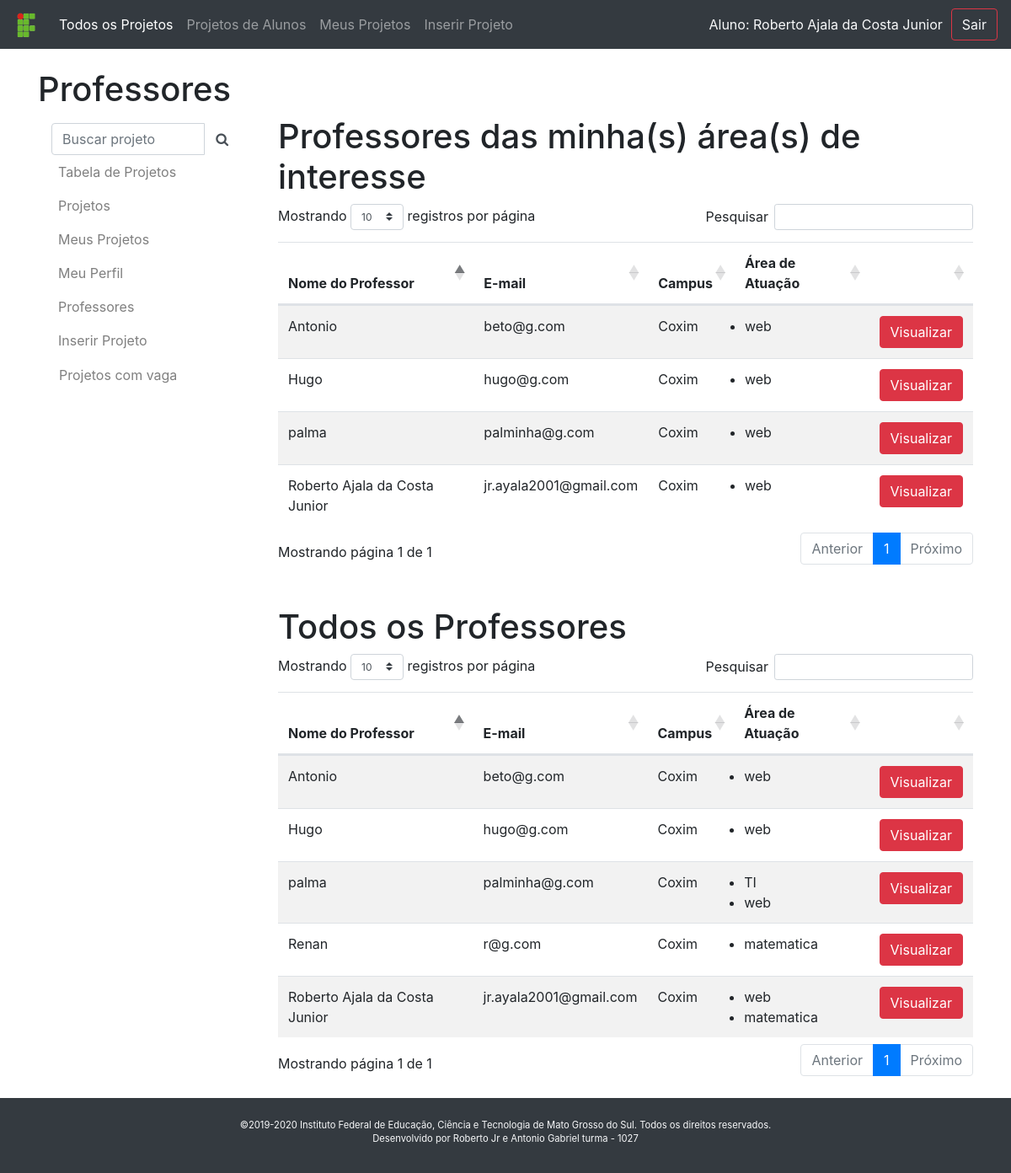
The page /views/alunos_professores.php (signed in) on the database its author committed.
### tables this page shows
CREATE TABLE `professor` (
  `idProf` int(11) NOT NULL,
  `idLogin` int(11) NOT NULL,
  `nomeProf` varchar(255) DEFAULT NULL,
  `cpfProf` varchar(14) DEFAULT NULL,
  `idCampus` int(11) DEFAULT NULL,
  `siap` varchar(255) DEFAULT NULL,
  `telefone` varchar(15) DEFAULT NULL,
  `privilegios` int(11) DEFAULT NULL
);

CREATE TABLE `campus` (
  `idCampus` int(11) NOT NULL,
  `nomeCampus` varchar(255) DEFAULT NULL
);

CREATE TABLE `areaatuaprofessor` (
  `id` int(11) NOT NULL,
  `idProf` int(11) NOT NULL,
  `idArea` int(11) NOT NULL
);

CREATE TABLE `areainteresse` (
  `idArea` int(11) NOT NULL,
  `nomeArea` varchar(255) DEFAULT NULL
);

### views/alunos_professores.php (the view, shortened to what this page needs)
<!DOCTYPE html>
<html lang="pt-br">
<head>
    <?php
    require_once('navbar/navbar.php');
    require_once('../bd/conexao.php');
    if(($_SESSION["tipoLogin"]=="Professor" && !isset($_POST['Professor'])) || (isset($_POST['Aluno']) && isset($_SESSION['ADMIN']))){
        $titulo = "Alunos";
        $sql = "SELECT aluno.idAluno, aluno.nomeAluno, curso.nomeCurso, aluno.turma, login.email
        FROM aluno INNER JOIN curso ON curso.idCurso = aluno.idCurso INNER JOIN login ON
        aluno.idLogin = login.id";
        $resultadoSQL= mysqli_query($conexao, $sql);
        $vetorUmRegistroAluno = mysqli_fetch_assoc($resultadoSQL);
        $vetorTodosAlunos = array();
        while($vetorUmRegistroAluno != null){
            array_push($vetorTodosAlunos, $vetorUmRegistroAluno);
            $vetorUmRegistroAluno = mysqli_fetch_assoc($resultadoSQL);
        }
        $sql = "SELECT areaintaluno.idAluno, areainteresse.nomeArea FROM areainteresse INNER JOIN
        areaintaluno ON areainteresse.idArea = areaintaluno.idArea";
        $resultadoSQL= mysqli_query($conexao, $sql);
        $vetorUmRegistro = mysqli_fetch_assoc($resultadoSQL);
        $vetorAreasAlunos = array();
        while($vetorUmRegistro != null){
            array_push($vetorAreasAlunos, $vetorUmRegistro);
            $vetorUmRegistro = mysqli_fetch_assoc($resultadoSQL);
        }
    } else if(($_SESSION["tipoLogin"]=="Aluno" && !isset($_POST['Aluno'])) || (isset($_POST['Professor']) && isset($_SESSION['ADMIN']))) {
        $titulo = "Professores";
        $id=$_SESSION['id'];
        $sql = "SELECT professor.idProf, professor.nomeProf, campus.nomeCampus, login.email FROM
        professor INNER JOIN campus ON professor.idCampus = campus.idCampus INNER JOIN login ON
        professor.idLogin = login.id";
        $resultadoSQL= mysqli_query($conexao, $sql);
        $vetorUmRegistro = mysqli_fetch_assoc($resultadoSQL);
        $vetorTodosProfs = array();
        while($vetorUmRegistro != null){
            array_push($vetorTodosProfs, $vetorUmRegistro);
            $vetorUmRegistro = mysqli_fetch_assoc($resultadoSQL);
        }
        $sql = "SELECT areaatuaprofessor.idProf, areaatuaprofessor.idArea, areainteresse.nomeArea
        FROM areainteresse INNER JOIN areaatuaprofessor on areainteresse.idArea =
        areaatuaprofessor.idArea";
        $resultadoSQL= mysqli_query($conexao, $sql);
        $vetorUmRegistro = mysqli_fetch_assoc($resultadoSQL);
        $vetorAreasProfessores = array();
        while($vetorUmRegistro != null){
            array_push($vetorAreasProfessores, $vetorUmRegistro);
            $vetorUmRegistro = mysqli_fetch_assoc($resultadoSQL);
        }
        $sql = "SELECT areaatuaprofessor.idProf, areaatuaprofessor.idArea, areainteresse.nomeArea
        FROM areainteresse INNER JOIN areaatuaprofessor on areainteresse.idArea = areaatuaprofessor.idArea
        INNER JOIN areaintaluno ON areaatuaprofessor.idArea = areaintaluno.idArea INNER JOIN aluno ON
        areaintaluno.idAluno = aluno.idAluno WHERE aluno.idAluno = ?";
        $sqlprep = $conexao->prepare($sql);
        $sqlprep->bind_param("i", $id);
        $sqlprep->execute();
        $resultadoSQL= $sqlprep->get_result();;
        $vetorUmRegistro = mysqli_fetch_assoc($resultadoSQL);
        $vetorAreasIguais = array();
        while($vetorUmRegistro != null){
            array_push($vetorAreasIguais, $vetorUmRegistro);
            $vetorUmRegistro = mysqli_fetch_assoc($resultadoSQL);
        }
        $vetorTodosProfsArea = array();
        foreach($vetorTodosProfs as $vP){
            foreach ($vetorAreasIguais as $vA) {
                if ($vA['idProf']==$vP['idProf']) {
                    array_push($vetorTodosProfsArea, $vP);
                break;
                }
            }
        }
    }
    ?>
    </head>
<body>
<br>
<div class="container">
    <div class="page-header">
        <div class="row">
            <div class="col-sm-8 col-md-9">
                <h1><?php echo($titulo) ?></h1>
            </div>
            <div class="col-sm-4 col-md-3">
                <nav class="navbar navbar-expand-lg navbar-light">
                </nav>
            </div>
        </div>
    </div>
    <div class="row">
        <div class="col-xl-3 col-lg-3">
            <nav class="navbar navbar-expand-lg navbar-light">
                <?php require_once("navbar/menu_lateral.php") ?>
            </nav>
        </div>
        <div class="col-xl-9 col-lg-9">
            <?php if($titulo == "Alunos"){ ?>
                <div class="table-responsive">
                    <table class="Tabela table table-striped table-hover display" style="width:100%">
                        <thead>
                            <tr>
                                <th>Nome do Aluno</th>
                                <th>E-mail</th>
                                <th>Curso</th>
                                <th>Turma</th>
                                <th>Área Interesse</th>
                                <th></th>
                            </tr>
                        </thead>
                        <tbody>
                            <?php foreach($vetorTodosAlunos as $Vet) {?>
                                <tr>
                                    <td><?php echo($Vet["nomeAluno"]); ?></td>
                                    <td><?php echo($Vet["email"]); ?></td>
                                    <td><?php echo($Vet["nomeCurso"]); ?></td>
                                    <td><?php echo($Vet["turma"]); ?></td>
                                    <td>
                                        <ul class="list-group">
                                            <?php foreach($vetorAreasAlunos as $vetArea){
                                                if($vetArea["idAluno"]==$Vet["idAluno"]){ ?>
                                                    <li><?php echo($vetArea["nomeArea"]);?></li>
                                            <?php }
                                            } ?>
                                        </ul>
                                    </td>
                                    <td>
                                        <form action="perfil.php" method="post">
                                            <input type="hidden" value="Aluno" name="tipo">
                                            <input type="hidden" value="<?php echo($Vet['idAluno']) ?>" name="id">
                                            <button type="submit" class="btn btn-danger">Visualizar</button>
                                        </form>
                                    </td>
                                </tr>
                            <?php } ?>
                        </tbody>
                    </table>
                </div>
            <?php } else if($titulo == "Professores"){ ?>
                <?php if(!isset($_SESSION['ADMIN'])){ ?>
                    <h1>Professores das minha(s) área(s) de interesse</h1>
                    <div class="table-responsive">
                        <table class="Tabela table table-striped table-hover" style="width:100%">
                            <thead>
                                <tr>
                                    <th>Nome do Professor</th>
                                    <th>E-mail</th>
                                    <th>Campus</th>
                                    <th>Área de Atuação</th>
                                    <th></th>
                                </tr>
                            </thead>
                            <tbody>
                                <?php foreach($vetorTodosProfsArea as $Vet) {?>
                                    <tr>
                                        <td><?php echo($Vet["nomeProf"]); ?></td>
                                        <td><?php echo($Vet["email"]); ?></td>
                                        <td><?php echo($Vet["nomeCampus"]); ?></td>
                                        <td>
                                            <ul class="list-group">
                                                <?php foreach($vetorAreasIguais as $vetArea){
                                                    if($vetArea["idProf"]==$Vet["idProf"]){ ?>
                                                        <li><?php echo($vetArea["nomeArea"]);?></li>
                                                <?php }
                                                } ?>
                                            </ul>
                                        </td>
                                        <td>
                                            <form action="perfil.php" method="post">
                                                <button type="submit" class="btn btn-danger">Visualizar</button>
                                            </form>
                                        </td>
                                    </tr>
                                <?php } ?>
                            </tbody>
                        </table>
                    </div>
                    <br><br>
                    <h1>Todos os Professores</h1>
                <?php } ?>
                <div class="table-responsive">
                    <table id="" class="Tabela table table-striped table-hover" style="width:100%">
                        <thead>
                            <tr>
                                <th>Nome do Professor</th>
                                <th>E-mail</th>
                                <th>Campus</th>
                                <th>Área de Atuação</th>
                                <th></th>
                            </tr>
                        </thead>
                        <tbody>
                            <?php foreach($vetorTodosProfs as $Vet) {?>
                                <tr>
                                    <td><?php echo($Vet["nomeProf"]); ?></td>
                                    <td><?php echo($Vet["email"]); ?></td>
                                    <td><?php echo($Vet["nomeCampus"]); ?></td>
                                    <td>
                                        <ul class="list-group">
                                            <?php foreach($vetorAreasProfessores as $vetArea){
                                                if($vetArea["idProf"]==$Vet["idProf"]){ ?>
                                                    <li><?php echo($vetArea["nomeArea"]);?></li>
                                            <?php }
                                            } ?>
                                        </ul>
                                    </td>
                                    <td>
                                        <form action="perfil.php" method="post">
                                            <button type="submit" class="btn btn-danger">Visualizar</button>
                                        </form>
                                    </td>
                                </tr>
                            <?php } ?>
                        </tbody>
                    </table>
                </div>
            <?php } ?>
        </div>
    </div>
</div>
<?php include_once('navbar/footer.php'); ?>
<link rel="stylesheet" href="https://cdnjs.cloudflare.com/ajax/libs/twitter-bootstrap/4.1.3/css/bootstrap.css">
<link rel="stylesheet" href="https://cdn.datatables.net/1.10.20/css/dataTables.bootstrap4.min.css">
</body>
</html>

### rows shown on the page
professor: nomeProf "Roberto Ajala da Costa Junior", idLogin.email "jr.ayala2001@gmail.com", idCampus.nomeCampus "Coxim"
areaatuaprofessor: idArea.nomeArea "web"
professor: nomeProf "Antonio", idLogin.email "beto@g.com", idCampus.nomeCampus "Coxim"
areaatuaprofessor: idArea.nomeArea "web"
professor: nomeProf "palma", idLogin.email "palminha@g.com", idCampus.nomeCampus "Coxim"
areaatuaprofessor: idArea.nomeArea "web"
professor: nomeProf "Hugo", idLogin.email "hugo@g.com", idCampus.nomeCampus "Coxim"
areaatuaprofessor: idArea.nomeArea "web"
areaatuaprofessor: idArea.nomeArea "matematica"
areaatuaprofessor: idArea.nomeArea "TI"
professor: nomeProf "Renan", idLogin.email "r@g.com", idCampus.nomeCampus "Coxim"
areaatuaprofessor: idArea.nomeArea "matematica"

### other values the page prints
$_SESSION["tipoLogin"] "Aluno"
$_SESSION["nome"] "Roberto Ajala da Costa Junior"
$titulo "Professores"
